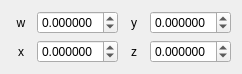
   <widget class="QWidget" name="gridLayoutWidget_3">
    <property name="geometry">
     <rect>
      <x>240</x>
      <y>450</y>
      <width>242</width>
      <height>71</height>
     </rect>
    </property>
    <layout class="QGridLayout" name="gridLayout">
     <item row="2" column="0">
      <widget class="QLabel" name="label_33">
       <property name="text">
        <string>x</string>
       </property>
       <property name="alignment">
        <set>Qt::AlignCenter</set>
       </property>
      </widget>
     </item>
     <item row="2" column="1">
      <widget class="QDoubleSpinBox" name="base_quat_x">
       <property name="decimals">
        <number>6</number>
       </property>
       <property name="minimum">
        <double>-1.000000000000000</double>
       </property>
       <property name="maximum">
        <double>1.000000000000000</double>
       </property>
       <property name="singleStep">
        <double>0.001000000000000</double>
       </property>
      </widget>
     </item>
     <item row="0" column="0">
      <widget class="QLabel" name="label_34">
       <property name="text">
        <string>w</string>
       </property>
       <property name="alignment">
        <set>Qt::AlignCenter</set>
       </property>
      </widget>
     </item>
     <item row="2" column="2">
      <widget class="QLabel" name="label_28">
       <property name="text">
        <string>z</string>
       </property>
       <property name="alignment">
        <set>Qt::AlignCenter</set>
       </property>
      </widget>
     </item>
     <item row="0" column="3">
      <widget class="QDoubleSpinBox" name="base_quat_y">
       <property name="decimals">
        <number>6</number>
       </property>
       <property name="minimum">
        <double>-1.000000000000000</double>
       </property>
       <property name="maximum">
        <double>1.000000000000000</double>
       </property>
       <property name="singleStep">
        <double>0.001000000000000</double>
       </property>
      </widget>
     </item>
     <item row="0" column="2">
      <widget class="QLabel" name="label_32">
       <property name="text">
        <string>y</string>
       </property>
       <property name="alignment">
        <set>Qt::AlignCenter</set>
       </property>
      </widget>
     </item>
     <item row="2" column="3">
      <widget class="QDoubleSpinBox" name="base_quat_z">
       <property name="decimals">
        <number>6</number>
       </property>
       <property name="minimum">
        <double>-1.000000000000000</double>
       </property>
       <property name="maximum">
        <double>1.000000000000000</double>
       </property>
       <property name="singleStep">
        <double>0.001000000000000</double>
       </property>
      </widget>
     </item>
     <item row="0" column="1">
      <widget class="QDoubleSpinBox" name="base_quat_w">
       <property name="decimals">
        <number>6</number>
       </property>
       <property name="minimum">
        <double>-1.000000000000000</double>
       </property>
       <property name="maximum">
        <double>1.000000000000000</double>
       </property>
       <property name="singleStep">
        <double>0.001000000000000</double>
       </property>
      </widget>
     </item>
    </layout>
   </widget>
